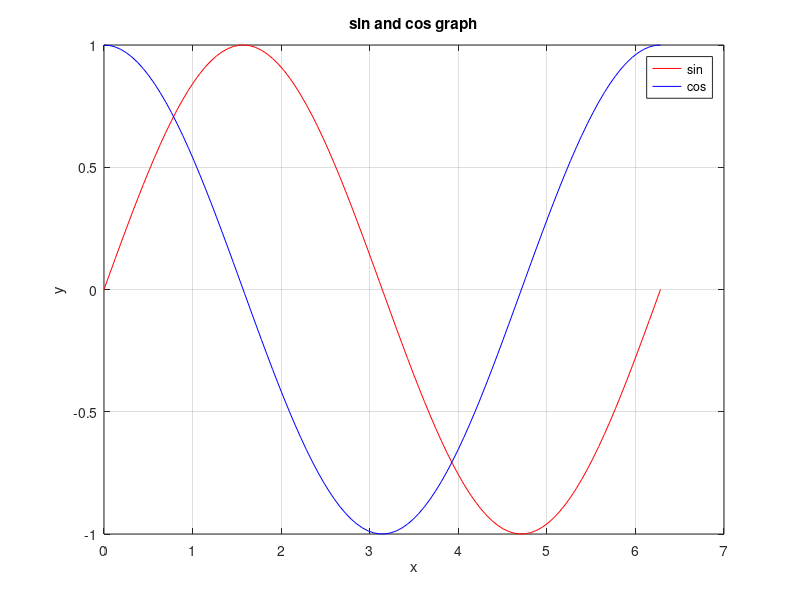

The MATLAB source for this figure: (Note: this script raises an error after producing the figure.)
% plot sin and cos graph
x = linspace(0,2*pi,100);

y1 = sin(x);
y2 = cos(x);

plot(x,y1,'r',x,y2,'b');
title('sin and cos graph');
xlabel('x');
ylabel('y');
legend('sin','cos');
grid on;

hold off:
